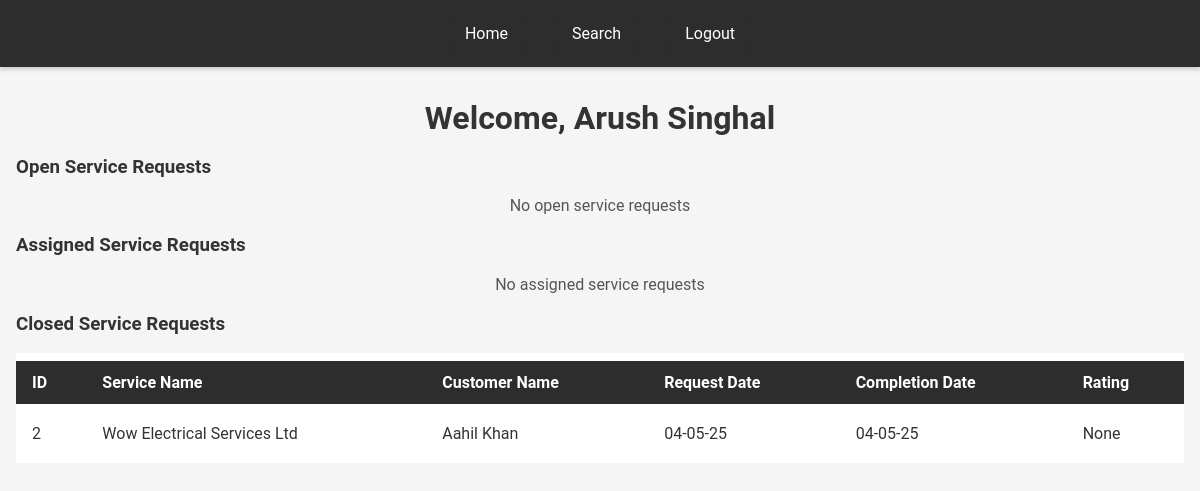
The app's page /professional_dashboard/9 (signed in) with its own data.
### application/models.py (models this page shows)
class User(db.Model):
    __tablename__ = 'Users'
    id = db.Column(db.Integer, primary_key=True, autoincrement=True)
    email = db.Column(db.String, nullable=False, unique=True)
    password = db.Column(db.String, nullable=False)
    name = db.Column(db.String, nullable=False)
    role = db.Column(db.String, nullable=False)
    service_id = db.Column(db.Integer, db.ForeignKey('Services.id' , ondelete = 'CASCADE'), nullable=True)
    service_name = db.Column(db.String, nullable = True)
    service_category = db.Column(db.String, nullable = True)
    experience = db.Column(db.Integer, nullable=True)
    approval_status = db.Column(db.String, nullable=True)
    description = db.Column(db.String, nullable=True)
    contact = db.Column(db.Integer, nullable=True)
    address = db.Column(db.String, nullable=True)
    pincode = db.Column(db.Integer, nullable=True)
    __table_args__ = (
    db.CheckConstraint("role IN ('admin', 'customer', 'professional')"),
    )

class ServiceRequest(db.Model):
    __tablename__ = 'Services_requests'
    id = db.Column(db.Integer, primary_key=True, autoincrement=True)
    service_id = db.Column(db.Integer, db.ForeignKey('Services.id', ondelete = 'CASCADE'), nullable=False)
    customer_id = db.Column(db.Integer, db.ForeignKey('Users.id' , ondelete = 'CASCADE'), nullable=True)
    professional_id = db.Column(db.Integer, db.ForeignKey('Users.id' , ondelete = 'CASCADE'), nullable=True)
    professional_name = db.Column(db.String, nullable=True)
    date_of_request = db.Column(db.String, nullable=True)
    date_of_completion = db.Column(db.String, nullable=True)
    status = db.Column(db.String, default='requested')
    remarks = db.Column(db.String, nullable=True)
    rating = db.Column(db.Integer, nullable=True)
    __table_args__ = (
    db.CheckConstraint("status IN ('requested', 'assigned', 'closed')"),
    )

### app.py (the view)
@app.route("/professional_dashboard/<int:id>", methods=["GET", "POST"])
def professional_dashboard(id):
    user = User.query.filter_by(id=id).first()
    if user is None or user.role != "professional":
        return redirect("/login")
    open_service_requests = ServiceRequest.query.filter_by(status="requested").filter_by(professional_id=id).all()
    for request in open_service_requests:
        request.customer_name = User.query.filter_by(id=request.customer_id).first().name
        request.service_name = Service.query.filter_by(id=request.service_id).first().name
    assigned_service_requests = ServiceRequest.query.filter_by(status="assigned").filter_by(professional_id=id).all()
    for request in assigned_service_requests:
        request.customer_name = User.query.filter_by(id=request.customer_id).first().name
        request.service_name = Service.query.filter_by(id=request.service_id).first().name
    closed_service_requests = ServiceRequest.query.filter_by(status="closed").filter_by(professional_id=id).all()
    for request in closed_service_requests:
        request.customer_name = User.query.filter_by(id=request.customer_id).first().name
        request.service_name = Service.query.filter_by(id=request.service_id).first().name
    return render_template("professional_dashboard.html", user=user, open_service_requests=open_service_requests , assigned_service_requests=assigned_service_requests , closed_service_requests=closed_service_requests)

### templates/professional_dashboard.html (shortened to what this page needs)
<!DOCTYPE html>
<html lang="en">
<head>
    <link rel="stylesheet" href="/static/styles.css">
</head>
<body>
    <nav>
        <a href="/professional_dashboard/{{user.id}}">Home</a>
        <a href="/professional_dashboard/search/{{user.id}}">Search</a>
        <a href="/login">Logout</a>
    </nav>
    <div class="container">
    {% if user.approval_status == "waiting" %}
        <h1>Please wait for approval</h1>
    {% elif user.approval_status == "rejected" %}
        <h1>Sorry, your profile has been rejected</h1>
    {% else %}
        <h1>Welcome, {{user.name}}</h1>
        <h3>Open Service Requests</h3>
        {% if open_service_requests %}
        <table>
            <thead>
                <tr>
                    <th>ID</th>
                    <th>Service Name</th>
                    <th>Customer Name</th>
                    <th>Request Date</th>
                    <th>Action</th>
                </tr>
            </thead>
            <tbody>
                {% for request in open_service_requests %}
                <tr>
                    <td>{{ request.id }}</td>
                    <td>{{ request.service_name }}</td>
                    <td>{{ request.customer_name }}</td>
                    <td>{{ request.date_of_request }}</td>
                    <td>
                        <button onclick="
                            fetch('/api/service_request/accept/{{ request.id }}' , {
                                method: 'PUT'
                            }).then(() => window.location.reload())
                        ">Accept</button> /
                        <button onclick="
                            fetch('/api/service_request/reject/{{ request.id }}' , {
                                method: 'PUT'
                            }).then(() => window.location.reload())
                        ">Reject</button>
                    </td>
                </tr>
                {% endfor %}
            </tbody>
        </table>
        {% else %}
        <p>No open service requests</p>
        {% endif %}
        <h3>Assigned Service Requests</h3>
        {% if assigned_service_requests %}
        <table>
            <thead>
                <tr>
                    <th>ID</th>
                    <th>Service Name</th>
                    <th>Customer Name</th>
                    <th>Request Date</th>
                    <th>Action</th>
                </tr>
            </thead>
            <tbody>
                {% for request in assigned_service_requests %}
                <tr>
                    <td>{{ request.id }}</td>
                    <td>{{ request.service_name }}</td>
                    <td>{{ request.customer_name }}</td>
                    <td>{{ request.date_of_request }}</td>
                    <td>
                        <button onclick="
                            fetch('/api/service_request/close/{{ request.id }}' , {
                                method: 'PUT'
                            }).then(() => window.location.reload())
                        ">Close</button>
                    </td>
                </tr>
                {% endfor %}
            </tbody>
        </table>
        {% else %}
        <p>No assigned service requests</p>
        {% endif %}
        <h3>Closed Service Requests</h3>
        {% if closed_service_requests %}
        <table>
            <thead>
                <tr>
                    <th>ID</th>
                    <th>Service Name</th>
                    <th>Customer Name</th>
                    <th>Request Date</th>
                    <th>Completion Date</th>
                    <th>Rating</th>
                </tr>
            </thead>
            <tbody>
                {% for request in closed_service_requests %}
                <tr>
                    <td>{{ request.id }}</td>
                    <td>{{ request.service_name }}</td>
                    <td>{{ request.customer_name }}</td>
                    <td>{{ request.date_of_request }}</td>
                    <td>{{ request.date_of_completion }}</td>
                    <td>{{ request.rating }}</td>
                </tr>
                {% endfor %}
            </tbody>
        </table>
        {% else %}
        <p>No closed service requests</p>
        {% endif %}
    {% endif %}
</div>
</body>
</html>

### static/styles.css (style rules this page uses)
body { font-family: 'Roboto', sans-serif; margin: 0; padding: 0; background: #f5f5f5; color: #333; }
nav { display: flex; justify-content: center; align-items: center; background-color: #2d2d2d; padding: 1rem; box-shadow: 0 2px 5px rgba(0,0,0,0.2); }
nav a { color: #fff; text-decoration: none; margin: 0 1rem; padding: 0.5rem 1rem; transition: background-color 0.3s ease; }
a { color: #fff; background-color: #2d2d2d; text-decoration: none; padding: 0.5rem 1rem; border-radius: 4px; display: inline-block; transition: background-color 0.3s ease, color 0.3s ease; }
.container { max-width: 1200px; margin: 2rem auto; padding: 0 1rem; }
h1, h2 { text-align: center; margin-bottom: 1rem; }
table { width: 100%; background: #fff; border-collapse: separate; border-spacing: 0 0.5rem; }
table th, table td { padding: 0.75rem 1rem; text-align: left; }
table th { background-color: #2d2d2d; color: #fff; }
p { text-align: center; margin: 1rem 0; color: #555; }

### records on screen
User: name "Arush Singhal"
ServiceRequest: id "2", service_name "Wow Electrical Services Ltd", customer_name "Aahil Khan", date_of_request "04-05-25", date_of_completion "04-05-25", rating "None"
